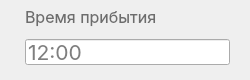
                   <widget class="QWidget" name="borderWidget_16" native="true">
                    <property name="maximumSize">
                     <size>
                      <width>16777215</width>
                      <height>68</height>
                     </size>
                    </property>
                    <layout class="QVBoxLayout" name="verticalLayout_137">
                     <property name="spacing">
                      <number>0</number>
                     </property>
                     <property name="leftMargin">
                      <number>0</number>
                     </property>
                     <property name="topMargin">
                      <number>0</number>
                     </property>
                     <property name="rightMargin">
                      <number>0</number>
                     </property>
                     <property name="bottomMargin">
                      <number>0</number>
                     </property>
                     <item>
                      <widget class="QWidget" name="widget_22" native="true">
                       <property name="minimumSize">
                        <size>
                         <width>250</width>
                         <height>0</height>
                        </size>
                       </property>
                       <property name="cursor">
                        <cursorShape>IBeamCursor</cursorShape>
                       </property>
                       <layout class="QVBoxLayout" name="verticalLayout_138">
                        <property name="spacing">
                         <number>10</number>
                        </property>
                        <property name="leftMargin">
                         <number>25</number>
                        </property>
                        <property name="topMargin">
                         <number>5</number>
                        </property>
                        <property name="rightMargin">
                         <number>20</number>
                        </property>
                        <property name="bottomMargin">
                         <number>15</number>
                        </property>
                        <item>
                         <widget class="QLabel" name="label_115">
                          <property name="minimumSize">
                           <size>
                            <width>0</width>
                            <height>24</height>
                           </size>
                          </property>
                          <property name="font">
                           <font>
                            <family>Inter</family>
                            <pointsize>12</pointsize>
                           </font>
                          </property>
                          <property name="styleSheet">
                           <string notr="true">color: #6D6D6D;</string>
                          </property>
                          <property name="text">
                           <string>Время прибытия</string>
                          </property>
                         </widget>
                        </item>
                        <item>
                         <widget class="QLineEdit" name="addRoute_destinationTime">
                          <property name="minimumSize">
                           <size>
                            <width>0</width>
                            <height>26</height>
                           </size>
                          </property>
                          <property name="font">
                           <font>
                            <family>Inter</family>
                            <pointsize>16</pointsize>
                           </font>
                          </property>
                          <property name="inputMask">
                           <string/>
                          </property>
                          <property name="text">
                           <string/>
                          </property>
                          <property name="placeholderText">
                           <string>12:00</string>
                          </property>
                         </widget>
                        </item>
                       </layout>
                      </widget>
                     </item>
                    </layout>
                   </widget>
